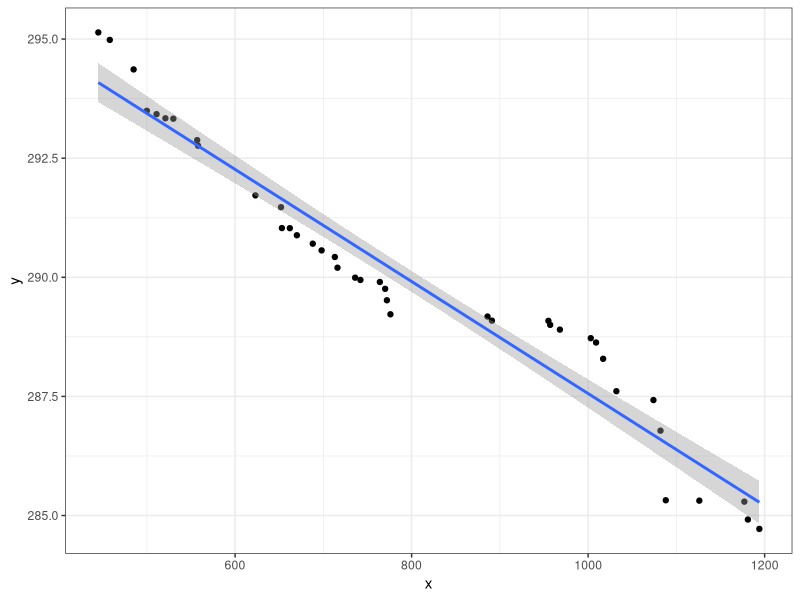
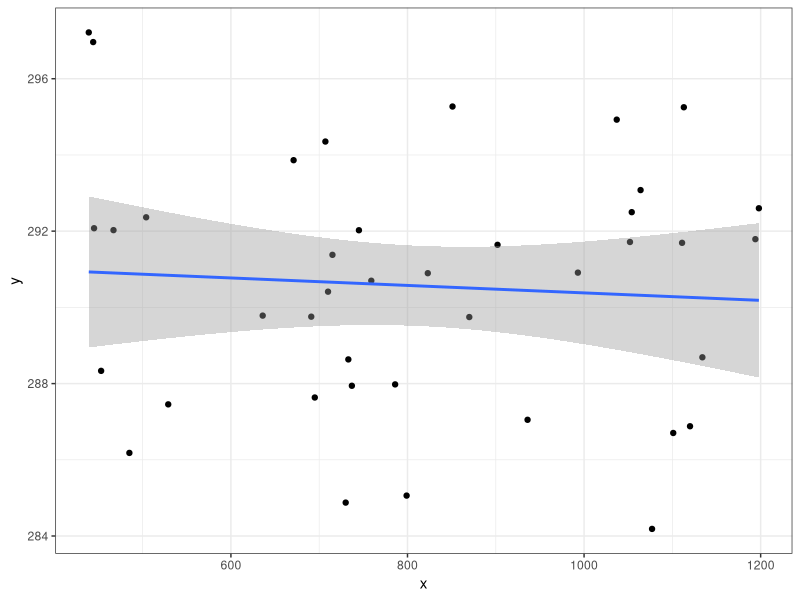
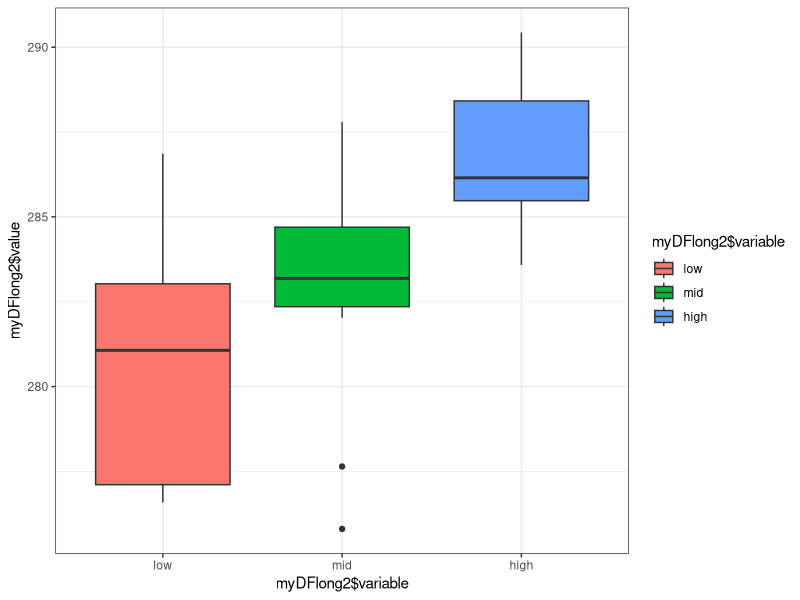

These figures' R source, in order:
## ---- chunk 1
knitr::opts_chunk$set(echo = TRUE)
## ---- chunk 2
# I am setting the mean Julian day of budset to 290, this is around mid October The actual day does not matter, but what does matter is the range of Julian day values across the gradient. I set the standard deviation to 3.5 because I noticed an ~ week difference in a common garden experiment. I collected cones from 40 trees that will be used in the experiment (this is equal to n)). 

# SORT by TRUE to have the values start with later budset dates 
budsetCreate=function(mean=290, sd=3.5, n=40){
  budsetDF=data.frame(budset=sort(rnorm(mean=mean, n=n, sd=sd), decreasing = TRUE))
  return(budsetDF)
}

budsetDF=budsetCreate()
head(budsetDF)
## ---- chunk 3
# the parms in the function (from, to, by) are for the seq function already built into R. I have included the range of elevations for the 40 trees I collected from this year.
elevationCreate=function(from=430, to=1200, by=1, n=40){
  elevationSites=seq(from=from, to=to, by=1)
  elevationDF=data.frame(elevation=sort(sample(elevationSites, size=n)))
  return(elevationDF)
}

elevationDF=elevationCreate()
head(elevationDF)
## ---- chunk 4
df=data.frame(budsetDF, elevationDF)
## ---- chunk 5
fitLinear=function(data=df){
  myMod=lm(budset ~ elevation, data=data)# fits the model
  slope=summary(myMod)$coefficients[2,1]
  pval=summary(myMod)$coefficients[2,4]
  myOutput=c(slope, pval)
  return(myOutput[2])
}

fitLinear() # negative slope and highly significant p-value

# old way that includes slope and p values.
# myOutput=c(slope=summary(myMod)$coefficients[2,1],
          #pval=summary(myMod)$coefficients[2,4])
  #return(myOutput)
## ---- chunk 6
library(ggplot2)
plotFUN=function(data=df, y=df$budset, x=df$elevation){
  ggplot(data=data, aes(x=x, y=y)) + geom_point() + theme_bw() +
    stat_smooth(method=lm)
}

plotFUN()

## ---- chunk 7
results=NULL

times=1000
for(i in 1:times){
  budsetDF=budsetCreate(n=20)
  elevationDF=elevationCreate(n=20)
  df=data.frame(budsetDF, elevationDF)
  results[i]=fitLinear(df)
}
sum(results<=0.05) 
## ---- chunk 8
results=NULL

times=1000
for(i in 1:times){
  budsetDF=budsetCreate(n=15)
  elevationDF=elevationCreate(n=15)
  df=data.frame(budsetDF, elevationDF)
  results[i]=fitLinear(df)
}
sum(results<=0.05)
## ---- chunk 9
results=NULL

times=1000
for(i in 1:times){
  budsetDF=budsetCreate(n=10)
  elevationDF=elevationCreate(n=10)
  df=data.frame(budsetDF, elevationDF)
  results[i]=fitLinear(df)
}
sum(results<=0.05)
## ---- chunk 10
results=NULL

times=1000
for(i in 1:times){
  budsetDF=budsetCreate(n=7)
  elevationDF=elevationCreate(n=7)
  df=data.frame(budsetDF, elevationDF)
  results[i]=fitLinear(df)
}
sum(results<=0.05)
## ---- chunk 11
results=NULL

times=1000
for(i in 1:times){
  budsetDF=budsetCreate(n=5)
  elevationDF=elevationCreate(n=5)
  df=data.frame(budsetDF, elevationDF)
  results[i]=fitLinear(df)
}
sum(results<=0.05)
## ---- chunk 12
budsetCreate2=function(mean=290, sd=3.5, n=40){
  budsetDF2=data.frame(budset=(rnorm(mean=mean, n=n, sd=sd)))
  return(budsetDF2)
}

budsetDF2=budsetCreate2()

elevationCreate2=function(from=430, to=1200, by=1, n=40){
  elevationSites2=seq(from=from, to=to, by=1)
  elevationDF2=data.frame(elevation=sort(sample(elevationSites2, size=n)))
  return(elevationDF2)
}

elevationDF2=elevationCreate2()

df2=data.frame(budsetDF2, elevationDF2)

fitLinear(df2) 

plotFUN(df2, df2$budset, df2$elevation)
## ---- chunk 13
# Following the same rationale before:
# i will split my 40 trees into 3 groups (n=13 for each (not exactly realistic but we will call it this for the assignment))
# the ~ week difference in timing of budset is greatest between low and high elevations. 
# i think mid will fall closer to low elevation
# sd between each group should be on the magnitude of a few days. i will try setting this to 3-5 for low and mid elevation, but perhaps high elevation has a smaller range because of how different the climate and env. is at the summit.

dataCreate <- function(mean1=280,mean2=283,mean3=287,n=13,sd1=4,sd2=3,sd3=2){
  mydf <- data.frame(low=rnorm(mean=mean1,n=n,sd=sd1), 
                     mid=rnorm(mean=mean2,n=n,sd=sd2), 
                     high=rnorm(mean=mean3,n=n,sd=sd3))
  return(mydf)
}
myDF <- dataCreate()
myDF
str(myDF)
## ---- chunk 14
library(reshape2)

ANOfun=function(data1=myDF, data2=myDFlong){
  suppressMessages(expr = myDFlong <- melt(myDF))
  #myDFlong=melt(myDF)
  colnames(myDFlong)=c("elevation", "budset")
  ANOmod=aov(budset ~ elevation, data=data2)
  ANOsum=summary(ANOmod)
  return(ANOsum)
}
ANOfun() # consistently significant results between the groups
## ---- chunk 15
# i am recalling the melt function outside of the function created just before this. 
myDFlong2=melt(myDF)
plotFUN=function(data=myDFlong2){
  ggplot(data=data, aes(x=myDFlong2$variable, y=myDFlong2$value, fill=myDFlong2$variable)) + geom_boxplot() + theme_bw()
}
plotFUN()
## ---- chunk 16
results=NULL

times=1000
for(i in 1:times){
  myDF <- dataCreate()
  myDFlong=melt(myDF)
  colnames(myDFlong)=c("elevation", "budset")
  ANOsum <- ANOfun()
  ANOfunpval <- ANOsum[[1]][["Pr(>F)"]][1]
  results[i]=ANOfunpval
}
sum(results<=0.05) # 100% significant differences.

## ---- chunk 17
results=NULL

times=1000
for(i in 1:times){
  myDF <- dataCreate(mean1=280, mean2=282, mean3=285)
  myDFlong=melt(myDF)
  colnames(myDFlong)=c("elevation", "budset")
  ANOsum <- ANOfun()
  ANOfunpval <- ANOsum[[1]][["Pr(>F)"]][1]
  results[i]=ANOfunpval
}
sum(results<=0.05) # 96% significant differences.

## ---- chunk 18
results=NULL

times=1000
for(i in 1:times){
  myDF <- dataCreate(mean1=280, mean2=280, mean3=282)
  myDFlong=melt(myDF)
  colnames(myDFlong)=c("elevation", "budset")
  ANOsum <- ANOfun()
  ANOfunpval <- ANOsum[[1]][["Pr(>F)"]][1]
  results[i]=ANOfunpval
}
sum(results<=0.05) # 35% significant differences.
## ---- chunk 19
results=NULL

times=1000
for(i in 1:times){
  myDF <- dataCreate(mean1=280, mean2=281, mean3=283)
  myDFlong=melt(myDF)
  colnames(myDFlong)=c("elevation", "budset")
  ANOsum <- ANOfun()
  ANOfunpval <- ANOsum[[1]][["Pr(>F)"]][1]
  results[i]=ANOfunpval
}
sum(results<=0.05) # 56% significant differences.

## ---- chunk 20
results=NULL

times=1000
for(i in 1:times){
  myDF <- dataCreate(n=10)
  myDFlong=melt(myDF)
  colnames(myDFlong)=c("elevation", "budset")
  ANOsum <- ANOfun()
  ANOfunpval <- ANOsum[[1]][["Pr(>F)"]][1]
  results[i]=ANOfunpval
}
sum(results<=0.05) # 99% significant differences.
## ---- chunk 21
results=NULL

times=1000
for(i in 1:times){
  myDF <- dataCreate(n=7)
  myDFlong=melt(myDF)
  colnames(myDFlong)=c("elevation", "budset")
  ANOsum <- ANOfun()
  ANOfunpval <- ANOsum[[1]][["Pr(>F)"]][1]
  results[i]=ANOfunpval
}
sum(results<=0.05) # 94% significant differences. 
